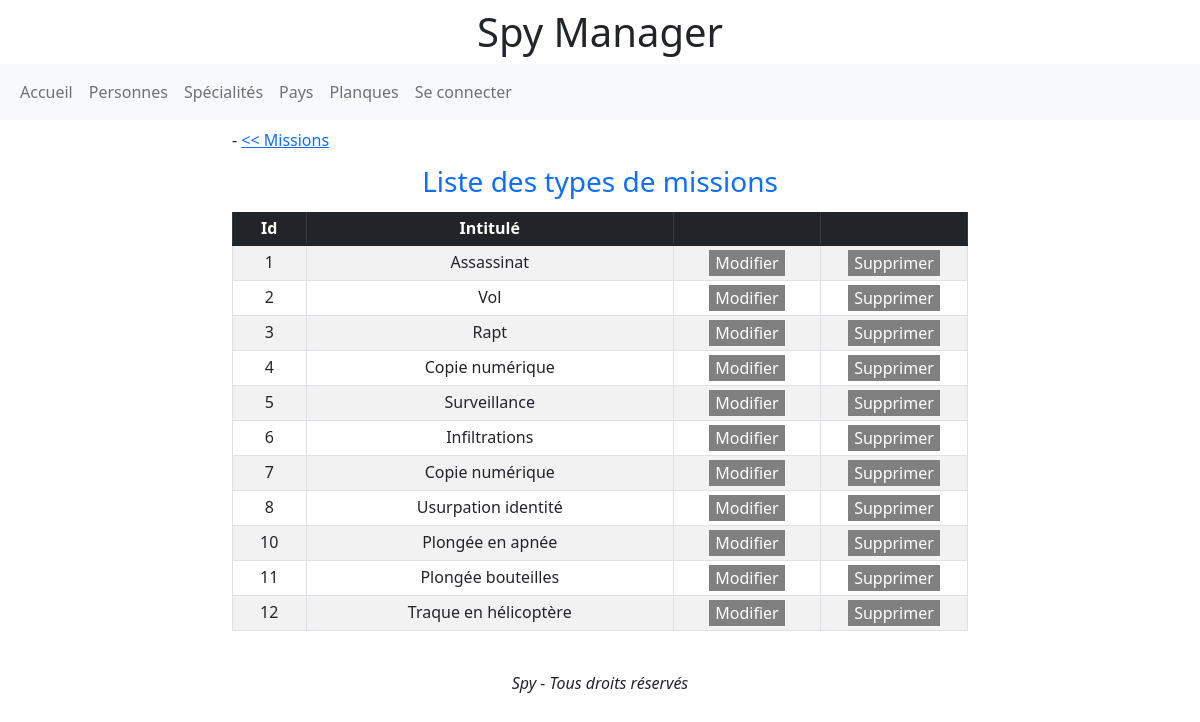
The app's page /index.php?page=typemissions with its own data.
### tables this page shows
CREATE TABLE `type_de_mission` (
  `id` int(11) NOT NULL,
  `intitule` varchar(60) DEFAULT NULL
);

### controleurs/controleur.php (called while the page is built, shortened)
<?php
require_once('modeles/Modele.php');
class Controleur {
    public function listerTypesMissions()
    {
        $typeMissions = new TypeMissions($this->pdo);
        $typeMissions = $typeMissions->lister();
        require_once('vues/liste-types-missions.php');
    }
}

### modeles/modele.php (called while the page is built, shortened)
<?php
trait Modele
{
    public function __construct(PDO $pdo)
    {
        try {
            $this->pdo = $pdo;
        } catch (PDOException $e) {
            exit('Erreur : '.$e->getMessage());
        }
    }
}

### modeles/typeMissions.php (called while the page is built, shortened)
<?php
class TypeMissions
{
    public function lister()
    {
        if (!is_null($this->pdo)) {
            $stmt = $this->pdo->query('SELECT * FROM type_de_mission');
        }
        $liste = [];
        while ($element = $stmt->fetchObject('TypeMission',[$this->pdo])) {
            $liste[] = $element;
        }
        return $liste;
    }
}

### modeles/typeMission.php (called while the page is built, shortened)
<?php
class TypeMission
{
    private $id;
    private $intitule;
    public function getId()
    {
        return $this->id;
    }
    public function getIntitule()
    {
        return $this->intitule;
    }
}

### vues/liste-types-missions.php (the view, shortened to what this page needs)
<div class="container">
  <div class="row">
    <div class="col-0 col-lg-1 col-xl-2">
    </div>
    <div class="col-12 col-lg-10 col-xl-8">
<div class="mt-2">
    <a href="#form-create-type-mission" class="add-link">Ajouter un type de mission</a> - <a href="index.php?page=missions"><< Missions</a>
</div>
    <div class="table-responsive">
      <table class="table table-striped table-bordered table-sm caption-top table-responsive-lg text-center">
      <caption class="text-center fs-3 text-primary">Liste des types de missions</caption>
          <thead class="table-dark">
              <tr>
                  <th width="10%">Id</th>
                  <th width="50%">Intitul&eacute;</th>
                  <th width="20%"></th>
                  <th width="20%"></th>
              </tr>
          </thead>
          <tbody>
              <?php foreach ($typeMissions as $typeMission): ?>
                  <tr id="tr<?= $typeMission->getId() ?>">
                      <td>
                          <?= $typeMission->getId() ?>
                      </td>
                      <td>
                          <?= $typeMission->getIntitule() ?>
                      </td>
                      <td>
                          <button type="button" id="updateTypeMission<?= $typeMission->getId() ?>" class="updateTypeMission btn-primary"
                          onclick=displayUpdateTypeMission(<?php echo $typeMission->getId().",'".str_replace(" ","&nbsp;",$typeMission->getIntitule())."'" ?>)
                          >
                            Modifier
                          </button>
                      </td>
                      <td>
                           <button type="button" class="btn-primary"
                                   onclick=confirmeSuppressionTypeMission(<?php echo $typeMission->getId().",'".str_replace(" ","&nbsp;",$typeMission->getIntitule())."'" ?>)>
                             Supprimer
                           </button>
                      </td>
                  </tr>
              <?php endforeach; ?>
          </tbody>
      </table>
    </div>
    </div>
    <div class="col-0 col-lg-1 col-xl-2">
    </div>
  </div>
</div>
<?php
require_once('layout.php');

### style.css (style rules this page uses)
.inactif { background-color: grey !important; border: 0; }

### records on screen
type_de_mission: id "1", intitule "Assassinat"
type_de_mission: id "2", intitule "Vol"
type_de_mission: id "3", intitule "Rapt"
type_de_mission: id "4", intitule "Copie numérique"
type_de_mission: id "5", intitule "Surveillance"
type_de_mission: id "6", intitule "Infiltrations"
type_de_mission: id "7", intitule "Copie numérique"
type_de_mission: id "8", intitule "Usurpation identité"
type_de_mission: id "10", intitule "Plongée en apnée"
type_de_mission: id "11", intitule "Plongée bouteilles"
type_de_mission: id "12", intitule "Traque en hélicoptère"
